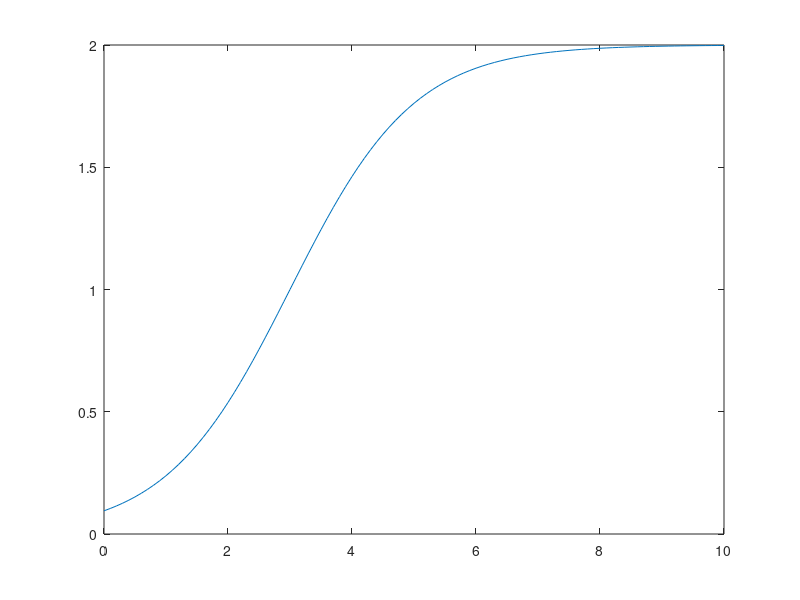

The MATLAB source for this figure:
f = @(b0, b1, b2, x) b2./(1 + (b2 - b0) .* exp(b1 .* (x - 3)) ./ b0);
%f = @(b0, b1, b2, x) 1 + (b2 - b0) .* exp(b1 .* x) ./ b0;
x = [0 : 0.1 : 10];
y = f(1, -1, 2, x);
plot(x, y)